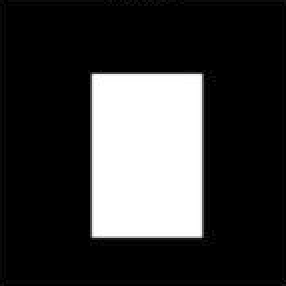
#> input picture image processing/image gradients/box.png, 143 x 143 px (shown 2 times larger)
$ python abs_sobel.py   (older library calls are emulated)
#> lines starting #> are read from the running program, lines starting #| are printed output that depends on the picture
import cv2
import numpy as np
from matplotlib import pyplot as plt

img = cv2.imread('box.png', 0)
#> img: shape (143, 143); min 0, max 255, mean 57.3

laplacian = cv2.Laplacian(img, cv2.CV_64F)
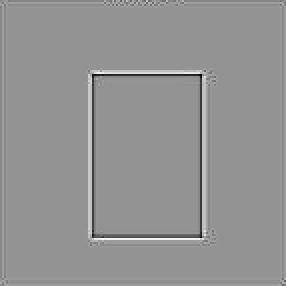
#> laplacian: shape (143, 143) float64 (shown 2 times larger); min -221, max 160, mean 0; drawn with min black and max white
sobelx8u = cv2.Sobel(img, cv2.CV_8U, 1,0, ksize = 3)
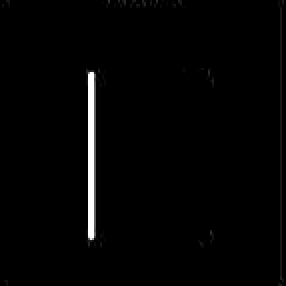
#> sobelx8u: shape (143, 143) (shown 2 times larger); min 0, max 255, mean 3.8

sobelx64f = cv2.Sobel(img, cv2.CV_64F, 1, 0, ksize = 3)
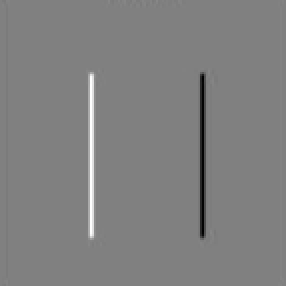
#> sobelx64f: shape (143, 143) float64 (shown 2 times larger); min -940, max 924, mean -0.1; drawn with min black and max white
abs_sobelx64f = np.absolute(sobelx64f)
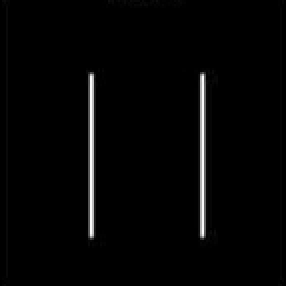
#> abs_sobelx64f: shape (143, 143) float64 (shown 2 times larger); min 0, max 940, mean 17; drawn with min black and max white
sobel_8u = np.uint8(abs_sobelx64f)
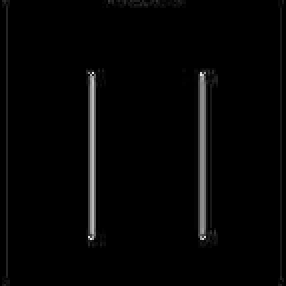
#> sobel_8u: shape (143, 143) (shown 2 times larger); min 0, max 240, mean 4.8
plt.subplot(2,2,1),plt.imshow(img,cmap = 'gray')
plt.title('Original'), plt.xticks([]), plt.yticks([])
plt.subplot(2,2,2),plt.imshow(laplacian,cmap = 'gray')
plt.title('Laplacian'), plt.xticks([]), plt.yticks([])
plt.subplot(2,2,3),plt.imshow(sobelx8u,cmap = 'gray')
plt.title('Sobel CV_8U'), plt.xticks([]), plt.yticks([])
plt.subplot(2,2,4),plt.imshow(sobel_8u,cmap = 'gray')
plt.title('Sobel abs(CV_64F)'), plt.xticks([]), plt.yticks([])

plt.show()
